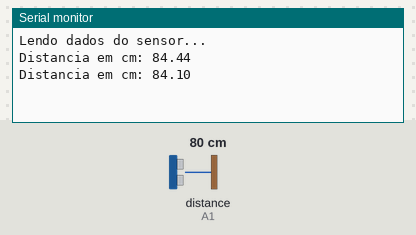
A sketch run on a simulated Arduino Uno, built with avr-gcc and run on an emulated ATmega328P. On the bench: the last lines printed to the serial monitor. Wiring (inferred from the names in the program): ultrasonic range finder: trigger A0; echo A1. Inputs (shaded band) come from the test bench; at power-on: distance to the obstacle (sensor on A1) 80 cm. The echo pulse lasts 58.3 µs per cm.

Above: at 1.8 s.
1.9 s: distance to the obstacle (sensor on A1) set to 2 cm
At 2.8 s:
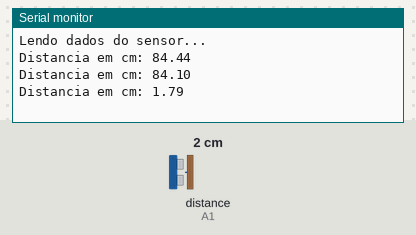
3.4 s: distance to the obstacle (sensor on A1) set to 4 cm
At 4.8 s:
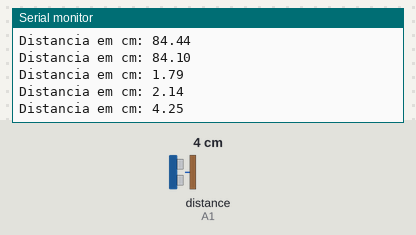
Timing chart, 0 to 6.4 s (numbered marks = the images above; inputs shaded):
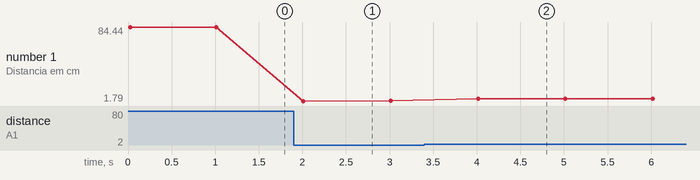

The sketch:

Ultrassonico.ino
```cpp
//Programa: Conectando Sensor Ultrassonico HC-SR04 ao Arduino
//Autor: FILIPEFLOP


/*
No programa todo o cálculo é feito por meio da biblioteca Ultrasonic.
O sensor é inicializado nos pinos trigger e echo, e depois efetuamos
a leitura dos dados do sensor, atribuindo às variáveis cmMsec e inMsec
os valores das distâncias em centímetros e polegadas, respectivamente.
Os dados são mostrados no serial monitor:
*/

//Carrega a biblioteca do sensor ultrassonico
#include <Ultrasonic.h>

//Define os pinos para o trigger e echo
#define pino_trigger A0
#define pino_echo A1

//Inicializa o sensor nos pinos definidos acima
Ultrasonic ultrasonic(pino_trigger, pino_echo);

void setup()
{
  Serial.begin(9600);
  Serial.println("Lendo dados do sensor...");
}

void loop()
{
  //Le as informacoes do sensor, em cm e pol
  float cmMsec, inMsec;
  long microsec = ultrasonic.timing();
  cmMsec = ultrasonic.convert(microsec, Ultrasonic::CM);
  inMsec = ultrasonic.convert(microsec, Ultrasonic::IN);
  //Exibe informacoes no serial monitor
  Serial.print("Distancia em cm: ");
  Serial.println(cmMsec);
  //Serial.print(" - Distancia em polegadas: ");
  //Serial.println(inMsec);
  delay(1000);
}
```

Measured:
- after the input at 1.9 s, the serial monitor: prints a new line after 0.11 s (image 1)
- after the input at 3.4 s, the serial monitor: prints a new line after 0.61 s (image 2)
- plotted number 1: 84.1 → 2.14 after the input at 1.9 s, 2.14 → 4.25 after the input at 3.4 s
